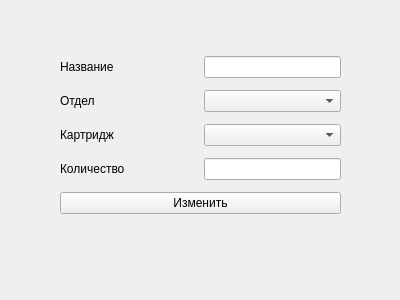
<?xml version="1.0" encoding="UTF-8"?>
<ui version="4.0">
 <class>UpdateWindow</class>
 <widget class="QWidget" name="UpdateWindow">
  <property name="geometry">
   <rect>
    <x>0</x>
    <y>0</y>
    <width>400</width>
    <height>300</height>
   </rect>
  </property>
  <property name="minimumSize">
   <size>
    <width>400</width>
    <height>300</height>
   </size>
  </property>
  <property name="maximumSize">
   <size>
    <width>400</width>
    <height>300</height>
   </size>
  </property>
  <property name="windowTitle">
   <string>Form</string>
  </property>
  <widget class="QWidget" name="verticalLayoutWidget">
   <property name="geometry">
    <rect>
     <x>60</x>
     <y>50</y>
     <width>281</width>
     <height>171</height>
    </rect>
   </property>
   <layout class="QVBoxLayout" name="verticalLayout">
    <item>
     <layout class="QHBoxLayout" name="horizontalLayout_3">
      <item>
       <widget class="QLabel" name="label">
        <property name="sizePolicy">
         <sizepolicy hsizetype="Expanding" vsizetype="Fixed">
          <horstretch>0</horstretch>
          <verstretch>0</verstretch>
         </sizepolicy>
        </property>
        <property name="text">
         <string>Название</string>
        </property>
       </widget>
      </item>
      <item>
       <widget class="QLineEdit" name="nameLine">
        <property name="sizePolicy">
         <sizepolicy hsizetype="Expanding" vsizetype="Fixed">
          <horstretch>0</horstretch>
          <verstretch>0</verstretch>
         </sizepolicy>
        </property>
       </widget>
      </item>
     </layout>
    </item>
    <item>
     <layout class="QHBoxLayout" name="horizontalLayout">
      <item>
       <widget class="QLabel" name="label_2">
        <property name="sizePolicy">
         <sizepolicy hsizetype="Expanding" vsizetype="Preferred">
          <horstretch>0</horstretch>
          <verstretch>0</verstretch>
         </sizepolicy>
        </property>
        <property name="text">
         <string>Отдел</string>
        </property>
       </widget>
      </item>
      <item>
       <widget class="QComboBox" name="departCB">
        <property name="sizePolicy">
         <sizepolicy hsizetype="Expanding" vsizetype="Fixed">
          <horstretch>0</horstretch>
          <verstretch>0</verstretch>
         </sizepolicy>
        </property>
       </widget>
      </item>
     </layout>
    </item>
    <item>
     <layout class="QHBoxLayout" name="horizontalLayout_2">
      <item>
       <widget class="QLabel" name="label_3">
        <property name="sizePolicy">
         <sizepolicy hsizetype="Expanding" vsizetype="Preferred">
          <horstretch>0</horstretch>
          <verstretch>0</verstretch>
         </sizepolicy>
        </property>
        <property name="text">
         <string>Картридж</string>
        </property>
       </widget>
      </item>
      <item>
       <widget class="QComboBox" name="cartrigeCB">
        <property name="sizePolicy">
         <sizepolicy hsizetype="Expanding" vsizetype="Fixed">
          <horstretch>0</horstretch>
          <verstretch>0</verstretch>
         </sizepolicy>
        </property>
       </widget>
      </item>
     </layout>
    </item>
    <item>
     <layout class="QHBoxLayout" name="horizontalLayout_4">
      <item>
       <widget class="QLabel" name="label_4">
        <property name="sizePolicy">
         <sizepolicy hsizetype="Expanding" vsizetype="Preferred">
          <horstretch>0</horstretch>
          <verstretch>0</verstretch>
         </sizepolicy>
        </property>
        <property name="text">
         <string>Количество</string>
        </property>
       </widget>
      </item>
      <item>
       <widget class="QLineEdit" name="amoundLine">
        <property name="sizePolicy">
         <sizepolicy hsizetype="Expanding" vsizetype="Fixed">
          <horstretch>0</horstretch>
          <verstretch>0</verstretch>
         </sizepolicy>
        </property>
       </widget>
      </item>
     </layout>
    </item>
    <item>
     <widget class="QPushButton" name="updateButton">
      <property name="text">
       <string>Изменить</string>
      </property>
     </widget>
    </item>
   </layout>
  </widget>
 </widget>
 <resources/>
 <connections/>
</ui>
